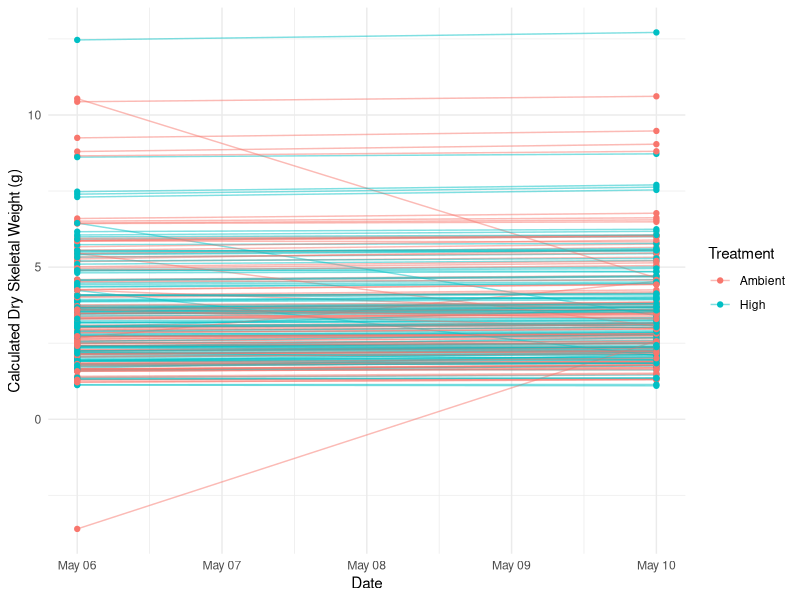

This figure's R source:
## ---- chunk 1
knitr::opts_chunk$set(echo = TRUE)

library(tidyverse)
## ---- chunk 2
bw_data <- read.csv("../data/Physiology/buoyant_weight_experiment.csv", header = T)
## ---- chunk 3
# 1. Separate the Dry Plug weights to use as a reference
plug_weights <- bw_data %>%
  filter(Sample == "Dry plug") %>%
  select(SampleID, PlugWeight = Weight_g)

# 2. Filter for Coral measurements and join with plug weights
corals <- bw_data %>%
  filter(Sample == "Coral") %>%
  filter(!grepl("pHi", SampleID)) %>% # remove pHi samples for now
  left_join(plug_weights, by = "SampleID") %>%
  mutate(Date = as.Date(Date, format = "%m/%d/%y"))

# 3. Define Constants
rho_ske <- 2.93 # density of aragonite
# Simple function for seawater density (kg/m3 converted to g/cm3) at 35ppt
calc_rho_sw <- function(temp) {
  (999.842594 + (6.793952e-2 * temp) - (9.095290e-3 * temp^2) + 
   (1.001685e-4 * temp^3) - (1.120083e-6 * temp^4) + (6.536332e-9 * temp^5)) / 1000
}

# 4. Perform Calculations
corals_calc <- corals %>%
  mutate(
    rho_sw = calc_rho_sw(Temperature_C),
    # Net buoyant weight of the coral alone
    net_buoy_g = Weight_g - PlugWeight,
    # Convert to dry skeletal weight
    dry_skeletal_weight = net_buoy_g / (1 - (rho_sw / rho_ske))
  )

# 5. Calculate change relative to the first day (5/6/26)
growth_data <- corals_calc %>%
  group_by(SampleID) %>%
  arrange(Date) %>%
  mutate(Weight_Change = dry_skeletal_weight - first(dry_skeletal_weight)) %>%
  ungroup() %>%
  # Extract Treatment from SampleID (A = Ambient, H = High)
  mutate(Treatment = ifelse(grepl("-A", SampleID), "Ambient", "High"))

ggplot(growth_data, aes(x = Date, y = dry_skeletal_weight, color = Treatment, group = SampleID)) +
  geom_line(alpha = 0.5) + 
  geom_point() +
  labs(x = "Date",
       y = "Calculated Dry Skeletal Weight (g)") +
  theme_minimal()
